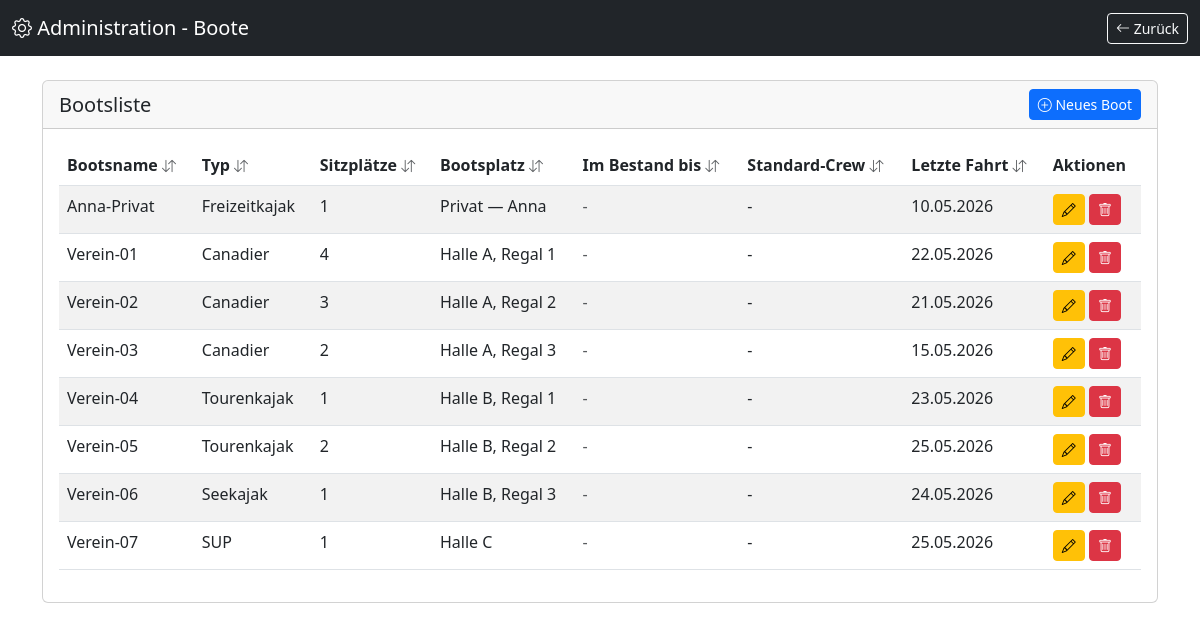
/admin/boats.php (signed in), run on the app's committed database.
### tables this page shows
CREATE TABLE IF NOT EXISTS boats (
    id INT AUTO_INCREMENT PRIMARY KEY,
    boat_name VARCHAR(100) NOT NULL UNIQUE,
    boat_type ENUM('Seekajak', 'Tourenkajak', 'Freizeitkajak', 'Rennkajak', 'Surf Ski', 'Faltboot', 'Modul-Kajak', 'Packraft', 'Canadier', 'Wildwasser Kajak', 'Wildwasser-Canadier', 'Outrigger', 'SUP', 'Anhänger') NOT NULL,
    seats INT NOT NULL CHECK (seats >= 1 AND seats <= 10),
    default_crew_1 INT NULL COMMENT 'Standard-Mannschaft Platz 1',
    default_crew_2 INT NULL COMMENT 'Standard-Mannschaft Platz 2',
    valid_until DATE NULL COMMENT 'Boot im Bestand bis (NULL = unbegrenzt)',
    storage_location VARCHAR(255) NULL COMMENT 'Bootsplatz/Lagerort',
    note_start TEXT NULL COMMENT 'Hinweis bei Fahrtbeginn',
    note_end TEXT NULL COMMENT 'Hinweis bei Rückkehr',
    video_url VARCHAR(500) NULL COMMENT 'YouTube-Anleitungsvideo URL',
    boat_image VARCHAR(500) NULL COMMENT 'URL zum eigenen Boot-Bild (relativ oder absolut)',
    boat_icon_id INT NULL COMMENT 'Referenz auf boat_icons (eigenes Icon)',
    boat_details JSON NULL COMMENT 'Boot-Steckbrief als JSON (Modell, Hersteller, Technik, Eignung, etc.)',
    created_at TIMESTAMP DEFAULT CURRENT_TIMESTAMP,
    updated_at TIMESTAMP DEFAULT CURRENT_TIMESTAMP ON UPDATE CURRENT_TIMESTAMP,
    FOREIGN KEY (default_crew_1) REFERENCES members(id) ON DELETE SET NULL,
    FOREIGN KEY (default_crew_2) REFERENCES members(id) ON DELETE SET NULL,
    FOREIGN KEY (boat_icon_id) REFERENCES boat_icons(id) ON DELETE SET NULL,
    INDEX idx_boat_name (boat_name),
    INDEX idx_boat_type (boat_type),
    INDEX idx_valid_until (valid_until)
);

### includes/functions.php (called while the page is built, shortened)
<?php
function e($string) {
    return htmlspecialchars($string ?? '', ENT_QUOTES, 'UTF-8');
}

### admin/boats.php (the view, shortened to what this page needs)
<?php
require_once __DIR__ . '/../includes/functions.php';
$db = Database::getInstance()->getConnection();
$query = "SELECT b.*,
          m1.first_name as crew1_first, m1.last_name as crew1_last,
          m2.first_name as crew2_first, m2.last_name as crew2_last,
          GREATEST(COALESCE(lt_id.last_trip_date, '1900-01-01'), COALESCE(lt_name.last_trip_date, '1900-01-01')) as last_trip_date
          FROM boats b
          LEFT JOIN members m1 ON b.default_crew_1 = m1.id
          LEFT JOIN members m2 ON b.default_crew_2 = m2.id
          LEFT JOIN (
              SELECT boat_id, MAX(start_date) as last_trip_date
              FROM trips
              WHERE boat_id IS NOT NULL
              GROUP BY boat_id
          ) lt_id ON b.id = lt_id.boat_id
          LEFT JOIN (
              SELECT boat_name, MAX(start_date) as last_trip_date
              FROM trips
              WHERE boat_id IS NULL AND boat_name IS NOT NULL
              GROUP BY boat_name
          ) lt_name ON b.boat_name = lt_name.boat_name
          ORDER BY b.boat_name ASC";
$stmt = $db->prepare($query);
$stmt->execute();
$boats = $stmt->fetchAll();
?>
<!DOCTYPE html>
<html lang="de">
<head>
    <link href="https://cdn.jsdelivr.net/npm/bootstrap@5.3.0/dist/css/bootstrap.min.css" rel="stylesheet">
    <link rel="stylesheet" href="https://cdn.jsdelivr.net/npm/bootstrap-icons@1.11.0/font/bootstrap-icons.css">
</head>
<body>
    <nav class="navbar navbar-dark bg-dark">
        <div class="container-fluid">
            <a class="navbar-brand" href="/admin/">
                <i class="bi bi-gear"></i> Administration - Boote
            </a>
            <a href="/admin/" class="btn btn-outline-light btn-sm">
                <i class="bi bi-arrow-left"></i> Zurück
            </a>
        </div>
    </nav>
    <div class="container mt-4">
        <div class="row">
            <div class="col-12">
                <div class="card">
                    <div class="card-header d-flex justify-content-between align-items-center">
                        <h5 class="mb-0">Bootsliste</h5>
                        <a href="/admin/boat-edit.php" class="btn btn-primary btn-sm">
                            <i class="bi bi-plus-circle"></i> Neues Boot
                        </a>
                    </div>
                    <div class="card-body">
                        <div class="table-responsive">
                            <table class="table table-striped table-hover" id="boatsTable">
                                <thead>
                                    <tr>
                                        <th class="sortable" data-sort="string" data-col="0" role="button">Bootsname <i class="bi bi-arrow-down-up text-muted small"></i></th>
                                        <th class="sortable" data-sort="string" data-col="1" role="button">Typ <i class="bi bi-arrow-down-up text-muted small"></i></th>
                                        <th class="sortable" data-sort="number" data-col="2" role="button">Sitzplätze <i class="bi bi-arrow-down-up text-muted small"></i></th>
                                        <th class="sortable" data-sort="string" data-col="3" role="button">Bootsplatz <i class="bi bi-arrow-down-up text-muted small"></i></th>
                                        <th class="sortable" data-sort="date" data-col="4" role="button">Im Bestand bis <i class="bi bi-arrow-down-up text-muted small"></i></th>
                                        <th class="sortable" data-sort="string" data-col="5" role="button">Standard-Crew <i class="bi bi-arrow-down-up text-muted small"></i></th>
                                        <th class="sortable" data-sort="date" data-col="6" role="button">Letzte Fahrt <i class="bi bi-arrow-down-up text-muted small"></i></th>
                                        <th>Aktionen</th>
                                    </tr>
                                </thead>
                                <tbody>
                                    <?php foreach ($boats as $boat):
                                        $isExpired = $boat['valid_until'] && strtotime($boat['valid_until']) < time();
                                    ?>
                                        <tr class="<?php echo $isExpired ? 'table-secondary' : ''; ?>">
                                            <td>
                                                <?php echo e($boat['boat_name']); ?>
                                            </td>
                                            <td><?php echo e($boat['boat_type']); ?></td>
                                            <td><?php echo $boat['seats']; ?></td>
                                            <td>
                                                <?php if ($boat['storage_location']): ?>
                                                    <?php echo e($boat['storage_location']); ?>
                                                <?php else: ?>
                                                    <span class="text-muted">-</span>
                                                <?php endif; ?>
                                            </td>
                                            <td>
                                                <?php if ($boat['valid_until']): ?>
                                                    <?php echo date('d.m.Y', strtotime($boat['valid_until'])); ?>
                                                <?php else: ?>
                                                    <span class="text-muted">-</span>
                                                <?php endif; ?>
                                            </td>
                                            <td>
                                                <?php
                                                $crew = [];
                                                echo !empty($crew) ? e(implode(', ', $crew)) : '-';
                                                ?>
                                            </td>
                                            <td>
                                                <?php if (!empty($boat['last_trip_date']) && $boat['last_trip_date'] > '1900-01-01'): ?>
                                                    <?php echo date('d.m.Y', strtotime($boat['last_trip_date'])); ?>
                                                <?php else: ?>
                                                    <span class="text-muted">–</span>
                                                <?php endif; ?>
                                            </td>
                                            <td>
                                                <a href="/admin/boat-edit.php?id=<?php echo $boat['id']; ?>" class="btn btn-sm btn-warning">
                                                    <i class="bi bi-pencil"></i>
                                                </a>
                                                <form method="POST" style="display: inline;" onsubmit="return confirm('Wirklich löschen?');">
                                                    <button type="submit" class="btn btn-sm btn-danger">
                                                        <i class="bi bi-trash"></i>
                                                    </button>
                                                </form>
                                            </td>
                                        </tr>
                                    <?php endforeach; ?>
                                </tbody>
                            </table>
                        </div>
                    </div>
                </div>
            </div>
        </div>
    </div>
</body>
</html>

### admin/boats.php (style rules this page uses)
.sortable { cursor: pointer; user-select: none; white-space: nowrap; }
.sortable .bi-arrow-down-up, .sortable .bi-sort-down, .sortable .bi-sort-up { transition: opacity .15s; }

### data on the page
boats: boat_name "Anna-Privat", boat_type "Freizeitkajak", seats "1", storage_location "Privat — Anna", last_trip_date "10.05.2026"
boats: boat_name "Verein-01", boat_type "Canadier", seats "4", storage_location "Halle A, Regal 1", last_trip_date "22.05.2026"
boats: boat_name "Verein-02", boat_type "Canadier", seats "3", storage_location "Halle A, Regal 2", last_trip_date "21.05.2026"
boats: boat_name "Verein-03", boat_type "Canadier", seats "2", storage_location "Halle A, Regal 3", last_trip_date "15.05.2026"
boats: boat_name "Verein-04", boat_type "Tourenkajak", seats "1", storage_location "Halle B, Regal 1", last_trip_date "23.05.2026"
boats: boat_name "Verein-05", boat_type "Tourenkajak", seats "2", storage_location "Halle B, Regal 2", last_trip_date "25.05.2026"
boats: boat_name "Verein-06", boat_type "Seekajak", seats "1", storage_location "Halle B, Regal 3", last_trip_date "24.05.2026"
boats: boat_name "Verein-07", boat_type "SUP", seats "1", storage_location "Halle C", last_trip_date "25.05.2026"
